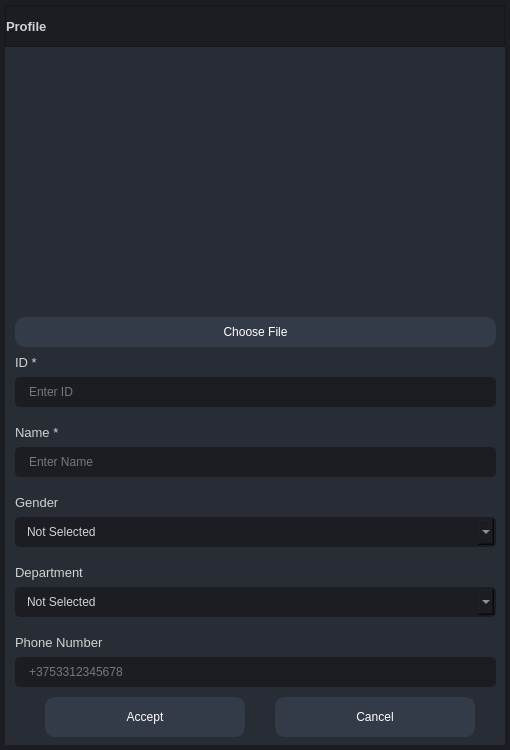
<?xml version="1.0" encoding="UTF-8"?>
<ui version="4.0">
 <class>FormProfile</class>
 <widget class="QWidget" name="FormProfile">
  <property name="geometry">
   <rect>
    <x>0</x>
    <y>0</y>
    <width>510</width>
    <height>750</height>
   </rect>
  </property>
  <property name="maximumSize">
   <size>
    <width>510</width>
    <height>750</height>
   </size>
  </property>
  <property name="font">
   <font>
    <pointsize>8</pointsize>
   </font>
  </property>
  <property name="windowTitle">
   <string>Profile</string>
  </property>
  <property name="styleSheet">
   <string notr="true">background: transparent;
color: rgb(210, 210, 210);</string>
  </property>
  <widget class="QFrame" name="frame_border">
   <property name="geometry">
    <rect>
     <x>0</x>
     <y>0</y>
     <width>510</width>
     <height>750</height>
    </rect>
   </property>
   <property name="styleSheet">
    <string notr="true">background-color: rgb(27, 29, 35);</string>
   </property>
   <property name="frameShape">
    <enum>QFrame::NoFrame</enum>
   </property>
   <property name="frameShadow">
    <enum>QFrame::Raised</enum>
   </property>
   <layout class="QHBoxLayout" name="horizontalLayout_3">
    <property name="spacing">
     <number>0</number>
    </property>
    <property name="leftMargin">
     <number>5</number>
    </property>
    <property name="topMargin">
     <number>5</number>
    </property>
    <property name="rightMargin">
     <number>5</number>
    </property>
    <property name="bottomMargin">
     <number>5</number>
    </property>
    <item>
     <widget class="QFrame" name="frame_main">
      <property name="minimumSize">
       <size>
        <width>500</width>
        <height>740</height>
       </size>
      </property>
      <property name="maximumSize">
       <size>
        <width>500</width>
        <height>16777215</height>
       </size>
      </property>
      <property name="styleSheet">
       <string notr="true">/* LINE EDIT */
QLineEdit {
	background-color: rgb(27, 29, 35);
	border-radius: 5px;
	border: 2px solid rgb(27, 29, 35);
	padding-left: 10px;
}
QLineEdit:hover {
	border: 2px solid rgb(64, 71, 88);
}
QLineEdit:focus {
	border: 2px solid rgb(91, 101, 124);
}

/* SCROLL BARS */
QScrollBar:horizontal {
    border: none;
    background: rgb(52, 59, 72);
    height: 14px;
    margin: 0px 21px 0 21px;
	border-radius: 0px;
}
QScrollBar::handle:horizontal {
    background: rgb(85, 170, 255);
    min-width: 25px;
	border-radius: 7px
}
QScrollBar::add-line:horizontal {
    border: none;
    background: rgb(55, 63, 77);
    width: 20px;
	border-top-right-radius: 7px;
    border-bottom-right-radius: 7px;
    subcontrol-position: right;
    subcontrol-origin: margin;
}
QScrollBar::sub-line:horizontal {
    border: none;
    background: rgb(55, 63, 77);
    width: 20px;
	border-top-left-radius: 7px;
    border-bottom-left-radius: 7px;
    subcontrol-position: left;
    subcontrol-origin: margin;
}
QScrollBar::up-arrow:horizontal, QScrollBar::down-arrow:horizontal
{
     background: none;
}
QScrollBar::add-page:horizontal, QScrollBar::sub-page:horizontal
{
     background: none;
}
 QScrollBar:vertical {
	border: none;
    background: rgb(52, 59, 72);
    width: 14px;
    margin: 21px 0 21px 0;
	border-radius: 0px;
 }
 QScrollBar::handle:vertical {	
	background: rgb(85, 170, 255);
    min-height: 25px;
	border-radius: 7px
 }
 QScrollBar::add-line:vertical {
     border: none;
    background: rgb(55, 63, 77);
     height: 20px;
	border-bottom-left-radius: 7px;
    border-bottom-right-radius: 7px;
     subcontrol-position: bottom;
     subcontrol-origin: margin;
 }
 QScrollBar::sub-line:vertical {
	border: none;
    background: rgb(55, 63, 77);
     height: 20px;
	border-top-left-radius: 7px;
    border-top-right-radius: 7px;
     subcontrol-position: top;
     subcontrol-origin: margin;
 }
 QScrollBar::up-arrow:vertical, QScrollBar::down-arrow:vertical {
     background: none;
 }

 QScrollBar::add-page:vertical, QScrollBar::sub-page:vertical {
     background: none;
 }

/* CHECKBOX */
QCheckBox::indicator {
    border: 3px solid rgb(52, 59, 72);
	width: 15px;
	height: 15px;
	border-radius: 10px;
    background: rgb(44, 49, 60);
}
QCheckBox::indicator:hover {
    border: 3px solid rgb(58, 66, 81);
}
QCheckBox::indicator:checked {
    background: 3px solid rgb(52, 59, 72);
	border: 3px solid rgb(52, 59, 72);	
	background-image: url(:/16x16/data/resources/icons/16x16/cil-check-alt.png);
}

/* RADIO BUTTON */
QRadioButton::indicator {
    border: 3px solid rgb(52, 59, 72);
	width: 15px;
	height: 15px;
	border-radius: 10px;
    background: rgb(44, 49, 60);
}
QRadioButton::indicator:hover {
    border: 3px solid rgb(58, 66, 81);
}
QRadioButton::indicator:checked {
    background: 3px solid rgb(94, 106, 130);
	border: 3px solid rgb(52, 59, 72);	
}

/* COMBOBOX */
QComboBox{
	background-color: rgb(27, 29, 35);
	border-radius: 5px;
	border: 2px solid rgb(27, 29, 35);
	padding: 5px;
	padding-left: 10px;
}
QComboBox:hover{
	border: 2px solid rgb(64, 71, 88);
}
QComboBox::drop-down {
	subcontrol-origin: padding;
	subcontrol-position: top right;
	width: 25px; 
	border-left-width: 3px;
	border-left-color: rgba(39, 44, 54, 150);
	border-left-style: solid;
	border-top-right-radius: 3px;
	border-bottom-right-radius: 3px;	
	background-image: url(:/16x16/data/resources/icons/16x16/cil-arrow-bottom.png);
	background-position: center;
	background-repeat: no-reperat;
 }
QComboBox QAbstractItemView {
	color: rgb(85, 170, 255);	
	background-color: rgb(27, 29, 35);
	padding: 10px;
	selection-background-color: rgb(39, 44, 54);
}

/* SLIDERS */
QSlider::groove:horizontal {
    border-radius: 9px;
    height: 18px;
	margin: 0px;
	background-color: rgb(52, 59, 72);
}
QSlider::groove:horizontal:hover {
	background-color: rgb(55, 62, 76);
}
QSlider::handle:horizontal {
    background-color: rgb(85, 170, 255);
    border: none;
    height: 18px;
    width: 18px;
    margin: 0px;
	border-radius: 9px;
}
QSlider::handle:horizontal:hover {
    background-color: rgb(105, 180, 255);
}
QSlider::handle:horizontal:pressed {
    background-color: rgb(65, 130, 195);
}

QSlider::groove:vertical {
    border-radius: 9px;
    width: 18px;
    margin: 0px;
	background-color: rgb(52, 59, 72);
}
QSlider::groove:vertical:hover {
	background-color: rgb(55, 62, 76);
}
QSlider::handle:vertical {
    background-color: rgb(85, 170, 255);
	border: none;
    height: 18px;
    width: 18px;
    margin: 0px;
	border-radius: 9px;
}
QSlider::handle:vertical:hover {
    background-color: rgb(105, 180, 255);
}
QSlider::handle:vertical:pressed {
    background-color: rgb(65, 130, 195);
}

</string>
      </property>
      <property name="frameShape">
       <enum>QFrame::NoFrame</enum>
      </property>
      <property name="frameShadow">
       <enum>QFrame::Raised</enum>
      </property>
      <layout class="QVBoxLayout" name="verticalLayout" stretch="0,0">
       <property name="spacing">
        <number>0</number>
       </property>
       <property name="leftMargin">
        <number>0</number>
       </property>
       <property name="topMargin">
        <number>0</number>
       </property>
       <property name="rightMargin">
        <number>0</number>
       </property>
       <property name="bottomMargin">
        <number>0</number>
       </property>
       <item>
        <widget class="QFrame" name="frame_header">
         <property name="minimumSize">
          <size>
           <width>500</width>
           <height>42</height>
          </size>
         </property>
         <property name="maximumSize">
          <size>
           <width>500</width>
           <height>42</height>
          </size>
         </property>
         <property name="styleSheet">
          <string notr="true">background-color: rgb(27, 29, 35);</string>
         </property>
         <property name="frameShape">
          <enum>QFrame::StyledPanel</enum>
         </property>
         <property name="frameShadow">
          <enum>QFrame::Raised</enum>
         </property>
         <layout class="QHBoxLayout" name="horizontalLayout">
          <property name="spacing">
           <number>0</number>
          </property>
          <property name="leftMargin">
           <number>0</number>
          </property>
          <property name="topMargin">
           <number>0</number>
          </property>
          <property name="rightMargin">
           <number>0</number>
          </property>
          <property name="bottomMargin">
           <number>0</number>
          </property>
          <item>
           <widget class="QLabel" name="label_title">
            <property name="font">
             <font>
              <family>Segoe UI</family>
              <pointsize>10</pointsize>
              <weight>75</weight>
              <bold>true</bold>
             </font>
            </property>
            <property name="styleSheet">
             <string notr="true"/>
            </property>
            <property name="text">
             <string>Profile</string>
            </property>
            <property name="margin">
             <number>10</number>
            </property>
           </widget>
          </item>
          <item>
           <widget class="QFrame" name="frame_system_buttons">
            <property name="sizePolicy">
             <sizepolicy hsizetype="Expanding" vsizetype="Preferred">
              <horstretch>0</horstretch>
              <verstretch>0</verstretch>
             </sizepolicy>
            </property>
            <property name="minimumSize">
             <size>
              <width>40</width>
              <height>0</height>
             </size>
            </property>
            <property name="maximumSize">
             <size>
              <width>40</width>
              <height>16777215</height>
             </size>
            </property>
            <property name="frameShape">
             <enum>QFrame::NoFrame</enum>
            </property>
            <property name="frameShadow">
             <enum>QFrame::Raised</enum>
            </property>
            <layout class="QHBoxLayout" name="horizontalLayout_5">
             <property name="spacing">
              <number>0</number>
             </property>
             <property name="leftMargin">
              <number>0</number>
             </property>
             <property name="topMargin">
              <number>0</number>
             </property>
             <property name="rightMargin">
              <number>0</number>
             </property>
             <property name="bottomMargin">
              <number>0</number>
             </property>
             <item>
              <widget class="QPushButton" name="button_close">
               <property name="sizePolicy">
                <sizepolicy hsizetype="Minimum" vsizetype="Expanding">
                 <horstretch>0</horstretch>
                 <verstretch>0</verstretch>
                </sizepolicy>
               </property>
               <property name="minimumSize">
                <size>
                 <width>40</width>
                 <height>0</height>
                </size>
               </property>
               <property name="maximumSize">
                <size>
                 <width>40</width>
                 <height>16777215</height>
                </size>
               </property>
               <property name="toolTip">
                <string>Close</string>
               </property>
               <property name="styleSheet">
                <string notr="true">QPushButton {	
	border: none;
	background-color: transparent;
}
QPushButton:hover {
	background-color: rgb(52, 59, 72);
}
QPushButton:pressed {	
	background-color: rgb(85, 170, 255);
}</string>
               </property>
               <property name="text">
                <string/>
               </property>
               <property name="icon">
                <iconset resource="../files.qrc">
                 <normaloff>:/20x20/data/resources/icons/20x20/cil-x.png</normaloff>:/20x20/data/resources/icons/20x20/cil-x.png</iconset>
               </property>
              </widget>
             </item>
            </layout>
           </widget>
          </item>
         </layout>
        </widget>
       </item>
       <item>
        <widget class="QFrame" name="frame_contains">
         <property name="minimumSize">
          <size>
           <width>500</width>
           <height>700</height>
          </size>
         </property>
         <property name="maximumSize">
          <size>
           <width>500</width>
           <height>700</height>
          </size>
         </property>
         <property name="styleSheet">
          <string notr="true">background-color: rgb(40, 44, 52);</string>
         </property>
         <property name="frameShape">
          <enum>QFrame::NoFrame</enum>
         </property>
         <property name="frameShadow">
          <enum>QFrame::Raised</enum>
         </property>
         <widget class="QLabel" name="label_photo">
          <property name="geometry">
           <rect>
            <x>120</x>
            <y>10</y>
            <width>250</width>
            <height>250</height>
           </rect>
          </property>
          <property name="text">
           <string/>
          </property>
          <property name="pixmap">
           <pixmap>data/resources/icons/photo.png</pixmap>
          </property>
          <property name="scaledContents">
           <bool>true</bool>
          </property>
         </widget>
         <widget class="QLabel" name="label_id">
          <property name="geometry">
           <rect>
            <x>10</x>
            <y>300</y>
            <width>55</width>
            <height>31</height>
           </rect>
          </property>
          <property name="font">
           <font>
            <family>Segoe UI</family>
            <pointsize>10</pointsize>
           </font>
          </property>
          <property name="text">
           <string>ID *</string>
          </property>
          <property name="alignment">
           <set>Qt::AlignLeading|Qt::AlignLeft|Qt::AlignVCenter</set>
          </property>
          <property name="margin">
           <number>5</number>
          </property>
         </widget>
         <widget class="QLabel" name="label_name">
          <property name="geometry">
           <rect>
            <x>10</x>
            <y>370</y>
            <width>91</width>
            <height>31</height>
           </rect>
          </property>
          <property name="font">
           <font>
            <family>Segoe UI</family>
            <pointsize>10</pointsize>
           </font>
          </property>
          <property name="text">
           <string>Name *</string>
          </property>
          <property name="alignment">
           <set>Qt::AlignLeading|Qt::AlignLeft|Qt::AlignVCenter</set>
          </property>
          <property name="margin">
           <number>5</number>
          </property>
         </widget>
         <widget class="QLabel" name="label_gender">
          <property name="geometry">
           <rect>
            <x>10</x>
            <y>440</y>
            <width>81</width>
            <height>31</height>
           </rect>
          </property>
          <property name="font">
           <font>
            <family>Segoe UI</family>
            <pointsize>10</pointsize>
           </font>
          </property>
          <property name="text">
           <string>Gender</string>
          </property>
          <property name="alignment">
           <set>Qt::AlignLeading|Qt::AlignLeft|Qt::AlignVCenter</set>
          </property>
          <property name="margin">
           <number>5</number>
          </property>
         </widget>
         <widget class="QComboBox" name="comboBox_gender">
          <property name="geometry">
           <rect>
            <x>10</x>
            <y>470</y>
            <width>481</width>
            <height>30</height>
           </rect>
          </property>
          <property name="font">
           <font>
            <family>Segoe UI</family>
            <pointsize>9</pointsize>
           </font>
          </property>
          <property name="autoFillBackground">
           <bool>false</bool>
          </property>
          <property name="styleSheet">
           <string notr="true">QComboBox{
	background-color: rgb(27, 29, 35);
	border-radius: 5px;
	border: 2px solid rgb(27, 29, 35);
	padding: 5px;
	padding-left: 10px;
}
QComboBox:hover{
	border: 2px solid rgb(64, 71, 88);
}
QComboBox QAbstractItemView {
	color: rgb(85, 170, 255);	
	background-color: rgb(27, 29, 35);
	padding: 10px;
	selection-background-color: rgb(39, 44, 54);
}</string>
          </property>
          <property name="iconSize">
           <size>
            <width>16</width>
            <height>16</height>
           </size>
          </property>
          <property name="frame">
           <bool>true</bool>
          </property>
          <item>
           <property name="text">
            <string>Not Selected</string>
           </property>
          </item>
          <item>
           <property name="text">
            <string>Male</string>
           </property>
          </item>
          <item>
           <property name="text">
            <string>Female</string>
           </property>
          </item>
         </widget>
         <widget class="QLineEdit" name="lineEdit_id">
          <property name="geometry">
           <rect>
            <x>10</x>
            <y>330</y>
            <width>481</width>
            <height>30</height>
           </rect>
          </property>
          <property name="minimumSize">
           <size>
            <width>0</width>
            <height>30</height>
           </size>
          </property>
          <property name="font">
           <font>
            <family>Segoe UI</family>
            <pointsize>9</pointsize>
           </font>
          </property>
          <property name="styleSheet">
           <string notr="true">QLineEdit {
	background-color: rgb(27, 29, 35);
	border-radius: 5px;
	border: 2px solid rgb(27, 29, 35);
	padding-left: 10px;
}
QLineEdit:hover {
	border: 2px solid rgb(64, 71, 88);
}
QLineEdit:focus {
	border: 2px solid rgb(91, 101, 124);
}</string>
          </property>
          <property name="maxLength">
           <number>32</number>
          </property>
          <property name="placeholderText">
           <string>Enter ID</string>
          </property>
         </widget>
         <widget class="QLineEdit" name="lineEdit_name">
          <property name="geometry">
           <rect>
            <x>10</x>
            <y>400</y>
            <width>481</width>
            <height>30</height>
           </rect>
          </property>
          <property name="minimumSize">
           <size>
            <width>0</width>
            <height>30</height>
           </size>
          </property>
          <property name="font">
           <font>
            <family>Segoe UI</family>
            <pointsize>9</pointsize>
           </font>
          </property>
          <property name="styleSheet">
           <string notr="true">QLineEdit {
	background-color: rgb(27, 29, 35);
	border-radius: 5px;
	border: 2px solid rgb(27, 29, 35);
	padding-left: 10px;
}
QLineEdit:hover {
	border: 2px solid rgb(64, 71, 88);
}
QLineEdit:focus {
	border: 2px solid rgb(91, 101, 124);
}</string>
          </property>
          <property name="maxLength">
           <number>32</number>
          </property>
          <property name="placeholderText">
           <string>Enter Name</string>
          </property>
         </widget>
         <widget class="QLabel" name="label_department">
          <property name="geometry">
           <rect>
            <x>10</x>
            <y>510</y>
            <width>121</width>
            <height>31</height>
           </rect>
          </property>
          <property name="font">
           <font>
            <family>Segoe UI</family>
            <pointsize>10</pointsize>
           </font>
          </property>
          <property name="text">
           <string>Department</string>
          </property>
          <property name="alignment">
           <set>Qt::AlignLeading|Qt::AlignLeft|Qt::AlignVCenter</set>
          </property>
          <property name="margin">
           <number>5</number>
          </property>
         </widget>
         <widget class="QComboBox" name="comboBox_department">
          <property name="geometry">
           <rect>
            <x>10</x>
            <y>540</y>
            <width>481</width>
            <height>30</height>
           </rect>
          </property>
          <property name="font">
           <font>
            <family>Segoe UI</family>
            <pointsize>9</pointsize>
           </font>
          </property>
          <property name="autoFillBackground">
           <bool>false</bool>
          </property>
          <property name="styleSheet">
           <string notr="true">QComboBox{
	background-color: rgb(27, 29, 35);
	border-radius: 5px;
	border: 2px solid rgb(27, 29, 35);
	padding: 5px;
	padding-left: 10px;
}
QComboBox:hover{
	border: 2px solid rgb(64, 71, 88);
}
QComboBox QAbstractItemView {
	color: rgb(85, 170, 255);	
	background-color: rgb(27, 29, 35);
	padding: 10px;
	selection-background-color: rgb(39, 44, 54);
}</string>
          </property>
          <property name="currentIndex">
           <number>0</number>
          </property>
          <property name="iconSize">
           <size>
            <width>16</width>
            <height>16</height>
           </size>
          </property>
          <property name="frame">
           <bool>true</bool>
          </property>
          <item>
           <property name="text">
            <string>Not Selected</string>
           </property>
          </item>
         </widget>
         <widget class="QPushButton" name="button_choose_file">
          <property name="geometry">
           <rect>
            <x>10</x>
            <y>270</y>
            <width>481</width>
            <height>30</height>
           </rect>
          </property>
          <property name="font">
           <font>
            <family>Segoe UI</family>
            <pointsize>9</pointsize>
           </font>
          </property>
          <property name="styleSheet">
           <string notr="true">QPushButton {
	border: 2px solid rgb(52, 59, 72);
	border-radius: 10px;	
	background-color: rgb(52, 59, 72);
	color: rgb(255, 255, 255);
}
QPushButton:hover {
	background-color: rgb(57, 65, 80);
	color: rgb(227, 227, 227);
	border: 2px solid rgb(61, 70, 86);
}
QPushButton:pressed {	
	background-color: rgb(35, 40, 49);
	color: rgb(255, 255, 255);
	border: 2px solid rgb(43, 50, 61);
}</string>
          </property>
          <property name="text">
           <string>Choose File</string>
          </property>
          <property name="icon">
           <iconset resource="../files.qrc">
            <normaloff>:/24x24/data/resources/icons/24x24/cil-image1.png</normaloff>:/24x24/data/resources/icons/24x24/cil-image1.png</iconset>
          </property>
          <property name="iconSize">
           <size>
            <width>40</width>
            <height>40</height>
           </size>
          </property>
         </widget>
         <widget class="QLabel" name="label_phonenumber">
          <property name="geometry">
           <rect>
            <x>10</x>
            <y>580</y>
            <width>141</width>
            <height>31</height>
           </rect>
          </property>
          <property name="font">
           <font>
            <family>Segoe UI</family>
            <pointsize>10</pointsize>
           </font>
          </property>
          <property name="text">
           <string>Phone Number</string>
          </property>
          <property name="alignment">
           <set>Qt::AlignLeading|Qt::AlignLeft|Qt::AlignVCenter</set>
          </property>
          <property name="margin">
           <number>5</number>
          </property>
         </widget>
         <widget class="QLineEdit" name="lineEdit_phonenumber">
          <property name="geometry">
           <rect>
            <x>10</x>
            <y>610</y>
            <width>481</width>
            <height>30</height>
           </rect>
          </property>
          <property name="minimumSize">
           <size>
            <width>0</width>
            <height>30</height>
           </size>
          </property>
          <property name="font">
           <font>
            <family>Segoe UI</family>
            <pointsize>9</pointsize>
           </font>
          </property>
          <property name="styleSheet">
           <string notr="true">QLineEdit {
	background-color: rgb(27, 29, 35);
	border-radius: 5px;
	border: 2px solid rgb(27, 29, 35);
	padding-left: 10px;
}
QLineEdit:hover {
	border: 2px solid rgb(64, 71, 88);
}
QLineEdit:focus {
	border: 2px solid rgb(91, 101, 124);
}</string>
          </property>
          <property name="placeholderText">
           <string>+3753312345678</string>
          </property>
         </widget>
         <widget class="QPushButton" name="button_accept">
          <property name="geometry">
           <rect>
            <x>40</x>
            <y>650</y>
            <width>200</width>
            <height>40</height>
           </rect>
          </property>
          <property name="font">
           <font>
            <family>Segoe UI</family>
            <pointsize>9</pointsize>
           </font>
          </property>
          <property name="styleSheet">
           <string notr="true">QPushButton {
	border: 2px solid rgb(52, 59, 72);
	border-radius: 10px;	
	background-color: rgb(52, 59, 72);
	color: rgb(255, 255, 255);
}
QPushButton:hover {
	background-color: rgb(57, 65, 80);
	color: rgb(227, 227, 227);
	border: 2px solid rgb(61, 70, 86);
}
QPushButton:pressed {	
	background-color: rgb(35, 40, 49);
	color: rgb(255, 255, 255);
	border: 2px solid rgb(43, 50, 61);
}</string>
          </property>
          <property name="text">
           <string>Accept</string>
          </property>
          <property name="iconSize">
           <size>
            <width>40</width>
            <height>40</height>
           </size>
          </property>
         </widget>
         <widget class="QPushButton" name="button_cancel">
          <property name="geometry">
           <rect>
            <x>270</x>
            <y>650</y>
            <width>200</width>
            <height>40</height>
           </rect>
          </property>
          <property name="font">
           <font>
            <family>Segoe UI</family>
            <pointsize>9</pointsize>
           </font>
          </property>
          <property name="styleSheet">
           <string notr="true">QPushButton {
	border: 2px solid rgb(52, 59, 72);
	border-radius: 10px;	
	background-color: rgb(52, 59, 72);
	color: rgb(255, 255, 255);
}
QPushButton:hover {
	background-color: rgb(57, 65, 80);
	color: rgb(227, 227, 227);
	border: 2px solid rgb(61, 70, 86);
}
QPushButton:pressed {	
	background-color: rgb(35, 40, 49);
	color: rgb(255, 255, 255);
	border: 2px solid rgb(43, 50, 61);
}</string>
          </property>
          <property name="text">
           <string>Cancel</string>
          </property>
          <property name="iconSize">
           <size>
            <width>40</width>
            <height>40</height>
           </size>
          </property>
         </widget>
        </widget>
       </item>
      </layout>
     </widget>
    </item>
   </layout>
  </widget>
 </widget>
 <resources>
  <include location="../files.qrc"/>
 </resources>
 <connections/>
</ui>
